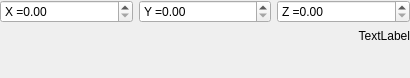
<?xml version="1.0" encoding="UTF-8"?>
<ui version="4.0">
 <class>Vec3Input</class>
 <widget class="QWidget" name="Vec3Input">
  <property name="geometry">
   <rect>
    <x>0</x>
    <y>0</y>
    <width>410</width>
    <height>78</height>
   </rect>
  </property>
  <property name="windowTitle">
   <string>Form</string>
  </property>
  <layout class="QGridLayout" name="gridLayout">
   <property name="leftMargin">
    <number>0</number>
   </property>
   <property name="topMargin">
    <number>0</number>
   </property>
   <property name="rightMargin">
    <number>0</number>
   </property>
   <property name="bottomMargin">
    <number>0</number>
   </property>
   <item row="1" column="0">
    <widget class="QtUi::DoubleSpinBox" name="xBox">
     <property name="prefix">
      <string notr="true">X =</string>
     </property>
     <property name="maximum">
      <double>99999.990000000005239</double>
     </property>
    </widget>
   </item>
   <item row="1" column="1">
    <widget class="QtUi::DoubleSpinBox" name="yBox">
     <property name="prefix">
      <string notr="true">Y =</string>
     </property>
     <property name="maximum">
      <double>99999.990000000005239</double>
     </property>
    </widget>
   </item>
   <item row="1" column="2">
    <widget class="QtUi::DoubleSpinBox" name="zBox">
     <property name="prefix">
      <string notr="true">Z =</string>
     </property>
     <property name="maximum">
      <double>99999.990000000005239</double>
     </property>
    </widget>
   </item>
   <item row="2" column="0" colspan="3">
    <widget class="QLabel" name="label">
     <property name="text">
      <string>TextLabel</string>
     </property>
     <property name="alignment">
      <set>Qt::AlignRight|Qt::AlignTop|Qt::AlignTrailing</set>
     </property>
    </widget>
   </item>
  </layout>
 </widget>
 <customwidgets>
  <customwidget>
   <class>QtUi::DoubleSpinBox</class>
   <extends>QDoubleSpinBox</extends>
   <header>QtUi/DoubleSpinBox.hpp</header>
   <container>1</container>
  </customwidget>
 </customwidgets>
 <resources/>
 <connections/>
</ui>
